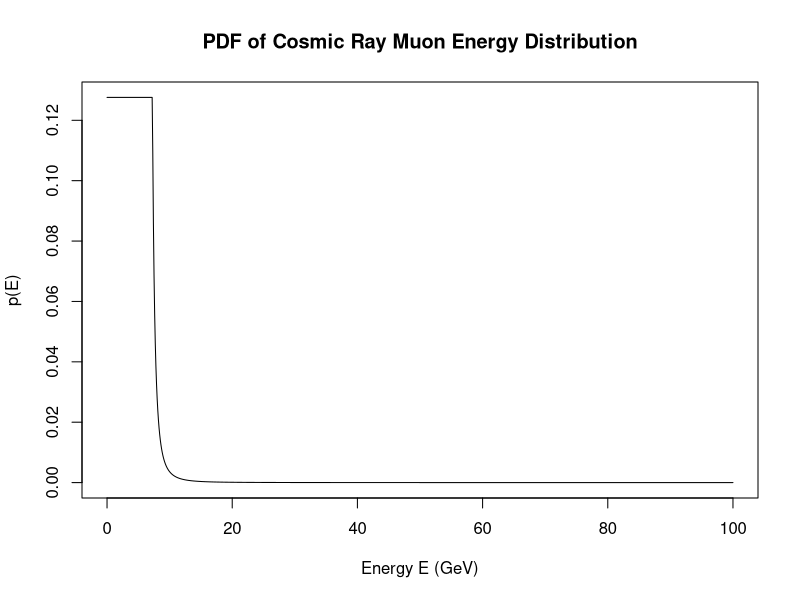
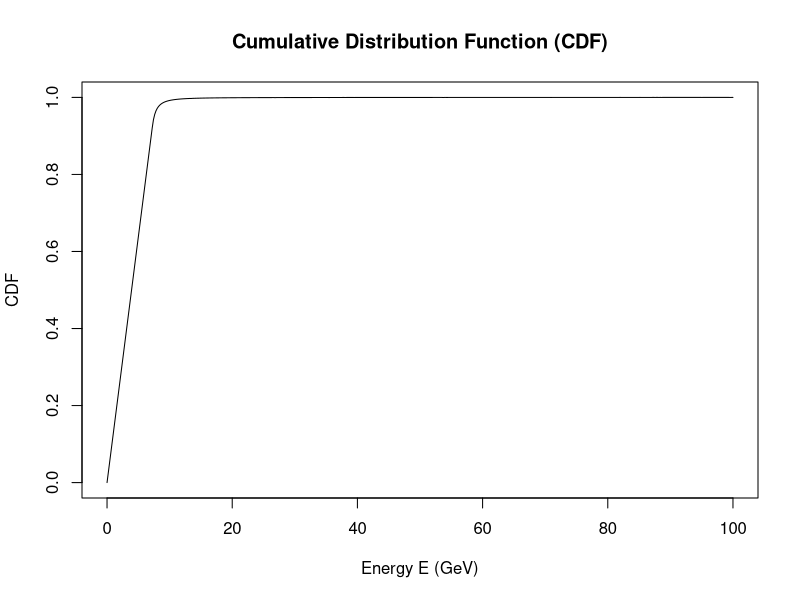

The R script that drew these images, in order:
# Part a
E0 <- 7.25
gamma <- 2.7

f1 <- function(E) rep(1, length(E))
f2 <- function(E) (E - E0 + 1)^(-gamma)
int1 <- integrate(f1, lower = 0, upper = E0)$value
int2 <- integrate(f2 , lower=E0, upper=Inf)$value

total_area <- int1 + int2

N <- 1/total_area

cat("Normalization constant N =", N, "\n")

# Part b
p_E <- function(E) {ifelse (E < E0, N, N * (E - E0 + 1)^(-gamma))}

curve(p_E, from=0, to=100, n=1000, ylab = "p(E)", xlab = "Energy E (GeV)", main = "PDF of Cosmic Ray Muon Energy Distribution")

# Part c
cdf_E <- function(E) {
  sapply(E, function(x) integrate(p_E, lower = 0, upper=x)$value)
}
E_vals <- seq(0, 100, length.out=500)

cdf_vals <- cdf_E(E_vals)

plot(E_vals, cdf_vals, type = "l",xlab = "Energy E (GeV)", ylab = "CDF", main = "Cumulative Distribution Function (CDF)")

# Part d